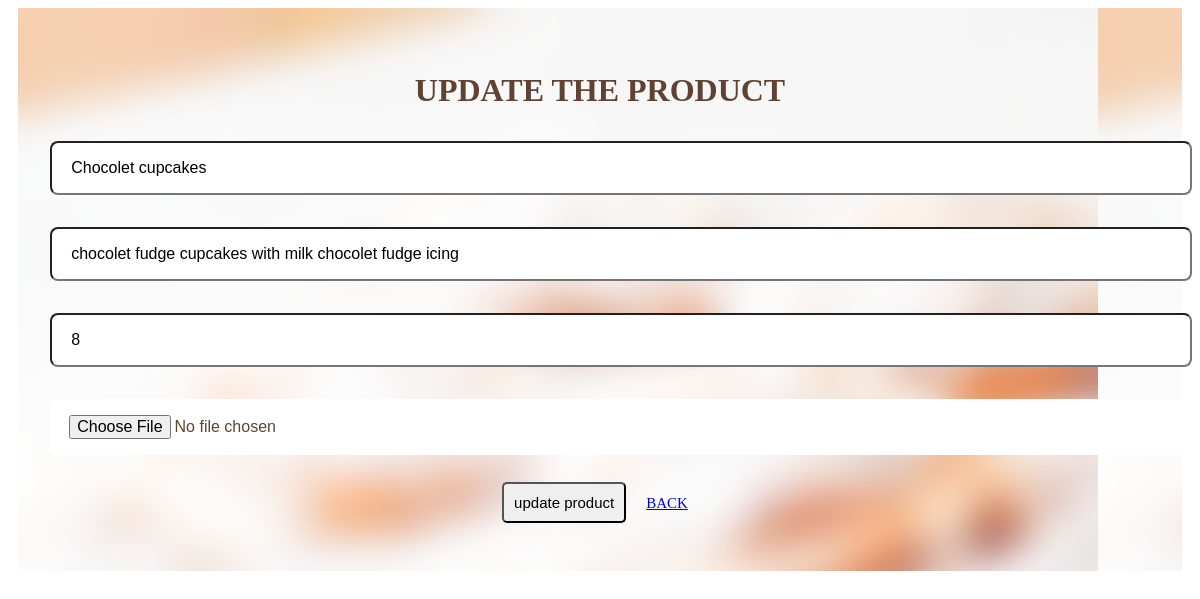
/admin_update.php?edit=6, run on the app's committed database.
### tables this page shows
CREATE TABLE `product` (
  `id` int(5) NOT NULL,
  `name` varchar(20) NOT NULL,
  `description` varchar(100) NOT NULL,
  `price` int(10) NOT NULL,
  `image` varchar(100) NOT NULL
);

### admin_update.php (the view, shortened to what this page needs)
<?php
$conn = mysqli_connect('localhost','root','','easybakery');
$id = $_GET['edit'];
?>
<!DOCTYPE html>
<html>
<head>
<link rel="stylesheet" type="text/css" href="MDstyle.css">
</head>
<body>
<div class="holder">
<div class="admin-product-form-container centered">
   <?php
      $select = mysqli_query($conn, "SELECT * FROM product WHERE id = '$id'");
      while($row = mysqli_fetch_assoc($select)){
   ?>
   <form action="" method="post" enctype="multipart/form-data">
      <h3>update the product</h3>
      <input type="text" class="box" name="product_name" value="<?php echo $row['name']; ?>" placeholder="enter the product name">
	  <input type="text" class="box" name="product_description" value="<?php echo $row['description']; ?>"  placeholder="enter product description" >
      <input type="number" min="0" class="box" name="product_price" value="<?php echo $row['price']; ?>" placeholder="enter the product price">
      <input type="file" class="box" name="product_image"  accept="image/png, image/jpeg, image/jpg">
      <input type="submit" value="update product" name="update_product" class="btn">
      <a href="admin_page.php" class="btn">back</a>
   </form>
   <?php }; ?>
</div>
</div>
</body>
</html>

### MDstyle.css (style rules this page uses)
.holder { max-width: 1100px; padding:2rem; margin:0 auto; background-image: url("bc.jpg"); }
.box { width:200; border-radius: 5px; padding:10px 10px; font-size:15px }
.btn { width:200; border-radius: 5px; padding:10px 10px; font-size:15px background: white; font-size:15px }
h3 { text-align: center; font-size: 2rem; color: var(--black); text-transform: uppercase; margin-bottom: 1rem; }
.admin-product-form-container form { text-transform: uppercase; color:#604232; margin-bottom: 1rem; text-align: center; font-size: 2.5rem; }
.admin-product-form-container form .box { width:100%; border-radius: .5rem; padding: 1rem 1.2rem; font-size: 1rem; margin:1rem 0; background: white; }

### data on the page
product: product_name "Chocolet cupcakes", product_description "chocolet fudge cupcakes with milk chocolet fudge icing", product_price "8"
